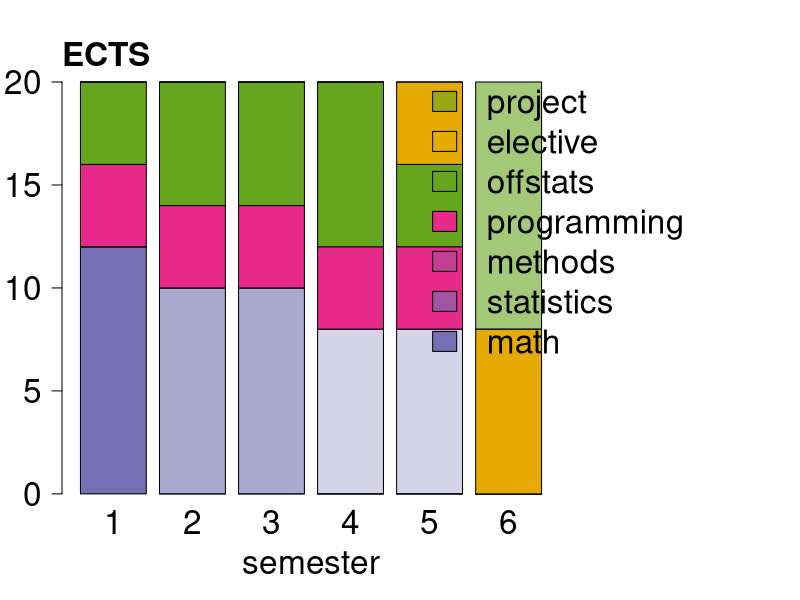

Generate this figure with R:

library(RColorBrewer)
dat <- data.frame(
  semester      = c( 1, 2, 3, 4, 5, 6 ) 
  , math        = c(12, 0, 0, 0, 0, 0 )
  , statistics  = c( 0, 10,10,0, 0, 0 )
  , methods     = c( 0, 0, 0, 8, 8, 0 )
  , programming = c( 4, 4, 4, 4, 4, 0 )
  , offstats    = c( 4, 6, 6, 8, 4, 0 )
  , elective    = c( 0, 0, 0, 0, 4, 8 )
  , project     = c( 0, 0, 0, 0, 0, 12)
)

m <- as.matrix(dat[2:8])

pdf("06talk/fig/ects.pdf",height=8,width=12)
oldpar <- par(mar=c(5.1,3.1,4.1,12))

pal <- brewer.pal(8,"Dark2")
cols <- c(
    pal[3]
  , adjustcolor(pal[3],alpha.f=0.6)
  , adjustcolor(pal[3],alpha.f=0.3)
  , pal[4:6]
  , adjustcolor(pal[5], alpha.f=0.6))

barplot(t(m), names.arg = 1:6, col=cols, legend.text=TRUE
        , las=1, ylab = "ECTS", xlab="semester"
        , cex.axis = 2, cex.lab=2, cex.names=2
        , args.legend = list(x=9.6,y=21.00,horiz=FALSE,bty='n',cex=2))
mtext("ECTS",3,adj=0,padj = -0.5,font = 2,cex=2)
par(oldpar)
dev.off()

